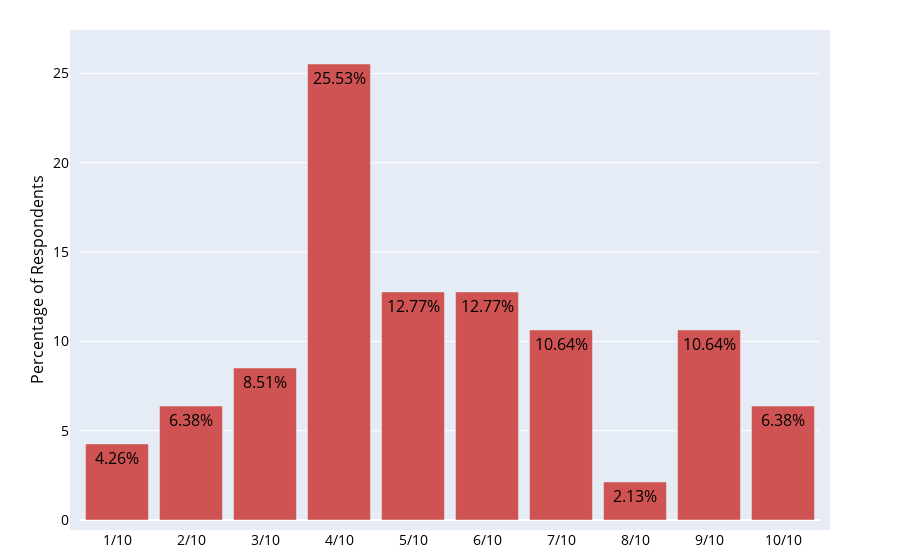

Write notebook code for a chart like this one.
### Code cell
labels = ['1/10', '2/10', '3/10', '4/10', '5/10', '6/10', '7/10', '8/10', '9/10', '10/10']
values = [4.26, 6.38, 8.51, 25.53, 12.77, 12.77, 10.64, 2.13, 10.64, 6.38]
fig = go.Figure(data=[go.Bar(y=values, 
                             x=labels, 
                             text=values, 
                             marker_color='rgb(208,83,83)',
                             textfont_color='#000000',
                             orientation='v',
                             textfont_size=16
                             )])
fig.update_layout(
    xaxis=dict(
        #categoryorder='total ascending', 
        color='#000000',
        titlefont_size=16,
        tickfont_size=14
    ), 
    yaxis=dict(
        title='Percentage of Respondents',
        color='#000000',
        titlefont_size=16,
        tickfont_size=14
    ),
    bargap=0.15, 
    margin=dict(l=80, r=80, t=40, b=40, pad=10))
fig.update_traces(texttemplate='%{text}%', textposition='outside')
iplot(fig)

fig.write_image("presentationImages/COVID_S5_RateLearningsVertical_MonoColors.png", width=800, height=800)

### Figure 1 — Plotly figure (JSON) as saved in the notebook; plotly's stock layout.template omitted (floating-point values rounded to 4 significant figures)
{"data": [{"marker": {"color": "rgb(208,83,83)"}, "orientation": "v", "text": ["4.26", "6.38", "8.51", "25.53", "12.77", "12.77", "10.64", "2.13", "10.64", "6.38"], "textfont": {"color": "#000000", "size": 16}, "textposition": "inside", "texttemplate": "%{text}%", "type": "bar", "x": ["1/10", "2/10", "3/10", "4/10", "5/10", "6/10", "7/10", "8/10", "9/10", "10/10"], "y": [4.26, 6.38, 8.51, 25.53, 12.77, 12.77, 10.64, 2.13, 10.64, 6.38]}], "layout": {"bargap": 0.15, "margin": {"b": 40, "l": 80, "pad": 10, "r": 80, "t": 40}, "xaxis": {"color": "#000000", "tickfont": {"size": 14}, "title": {"font": {"size": 16}}}, "yaxis": {"color": "#000000", "tickfont": {"size": 14}, "title": {"font": {"size": 16}, "text": "Percentage of Respondents"}}}}
